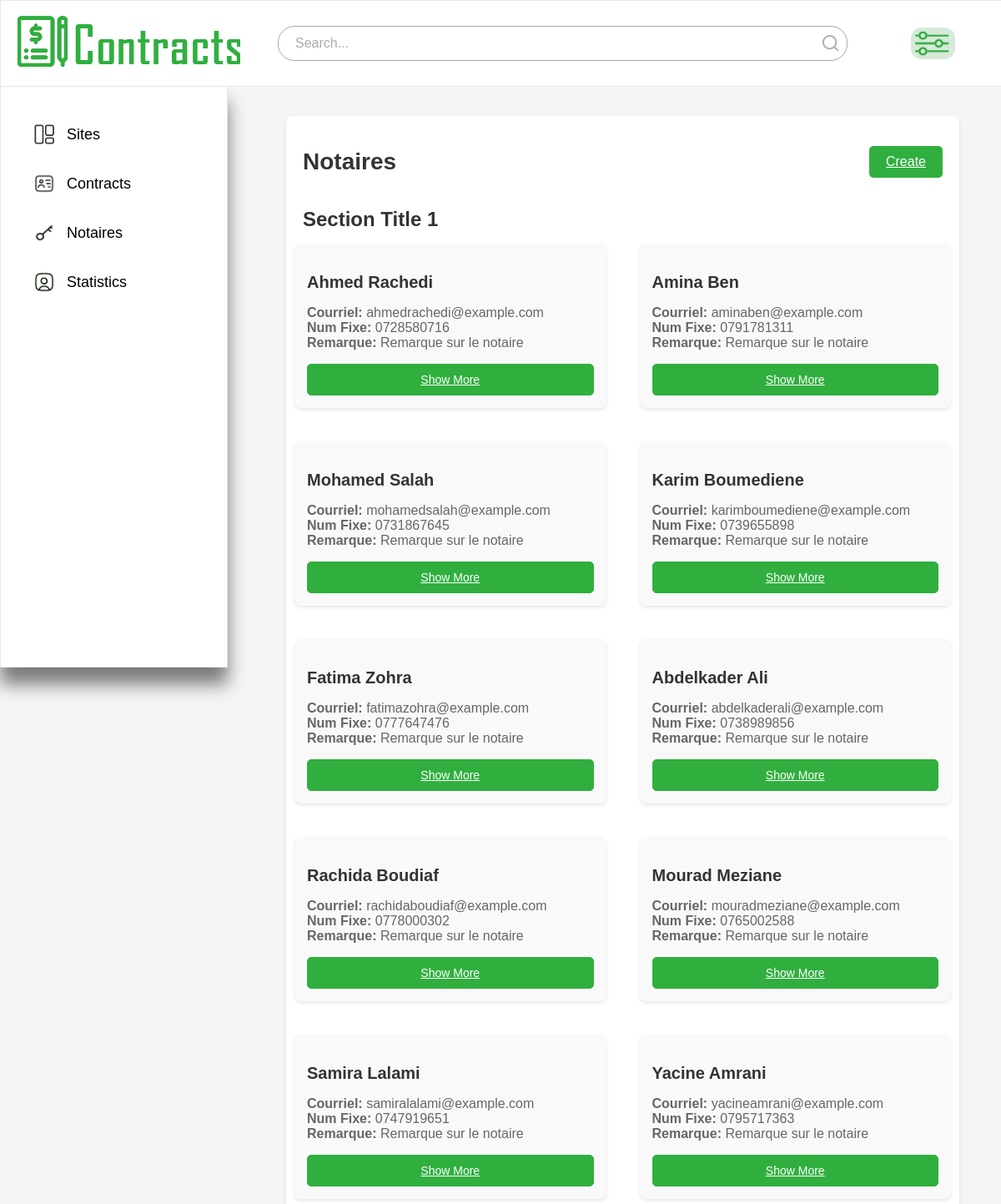
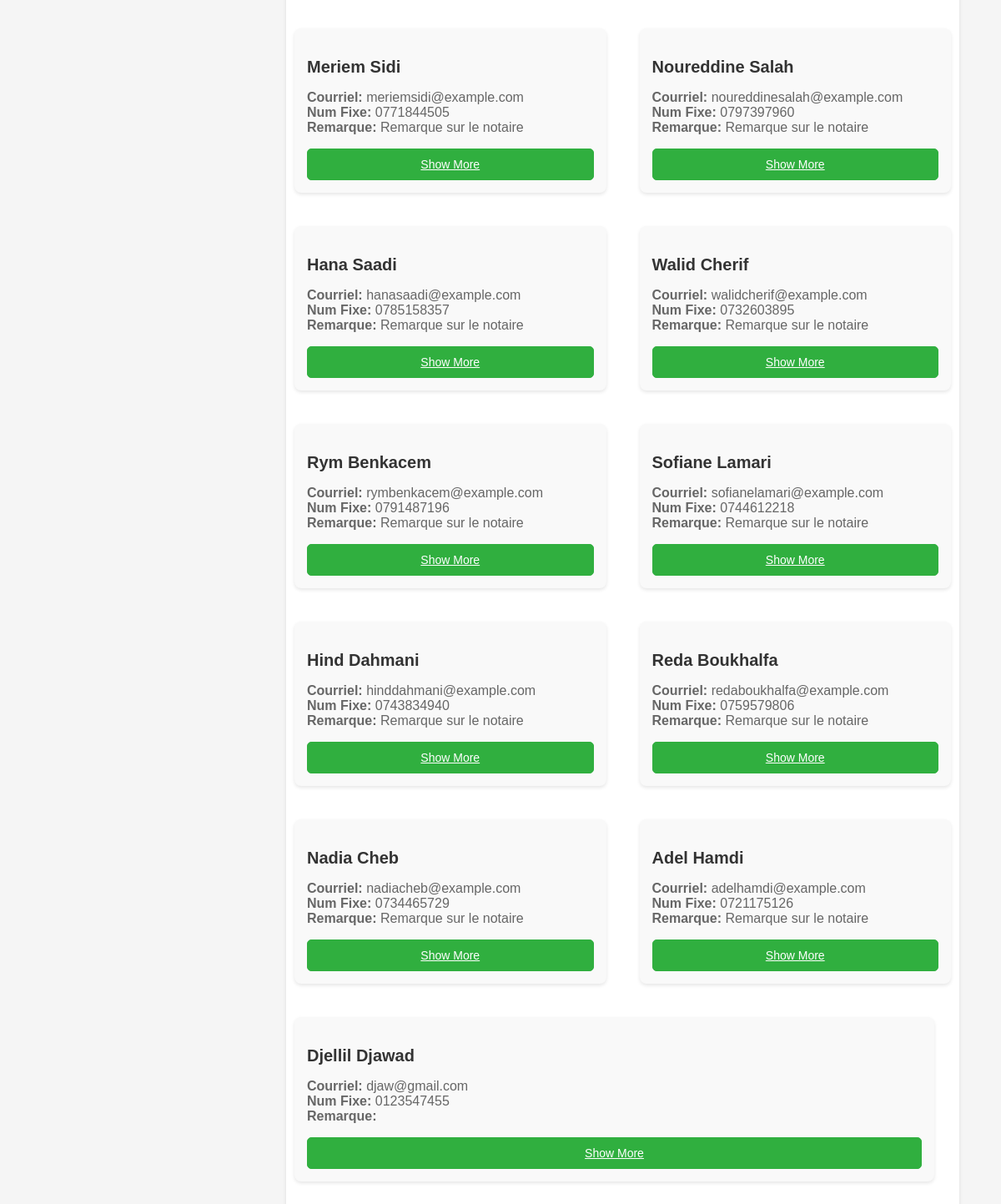
The app's page /notaires with its own data (2 pictures, top to bottom).
### app1/models.py (models this page shows, shortened)
class Notaire(models.Model):
    nom_prenom_notaire = models.CharField(max_length=255)
    commune = models.ForeignKey(Commune, on_delete=models.CASCADE)
    adresse = models.CharField(max_length=255)
    num_mobile = models.CharField(max_length=20)
    num_fixe = models.CharField(max_length=20, blank=True, null=True)
    num_fax = models.CharField(max_length=20, blank=True, null=True)
    courriel = models.EmailField()
    banque = models.CharField(max_length=255, choices=[
        ("AGB", "AGB"), ("Algérie Poste (CCP)", "Algérie Poste (CCP)"), ("ASBA", "ASBA"),
        ("B. ABC", "B. ABC"), ("B. EL BARAKA", "B. EL BARAKA"), ("BADR", "BADR"),
        ("BDL", "BDL"), ("BEA", "BEA"), ("BN. HABITAT", "BN. HABITAT"), ("BNA", "BNA"),
        ("BNP PARIS BAS AL DJAZAIR", "BNP PARIS BAS AL DJAZAIR"), ("CNEP", "CNEP"),
        ("CPA", "CPA"), ("FRANSABANK EL DJAZAIR", "FRANSABANK EL DJAZAIR"), ("HBTF", "HBTF"),
        ("HSBC", "HSBC"), ("NATIXIS", "NATIXIS"), ("SOCIETE GENERALE", "SOCIETE GENERALE"),
        ("TBA", "TBA")
    ])
    num_compte = models.CharField(max_length=50, blank=True, null=True)
    autre = models.CharField(max_length=255, blank=True, null=True)
    remarque = models.TextField(blank=True, null=True)

### app1/views.py (the view)
# urls.py: path('notaires', views.notaires, name='notaires'),
def notaires(request):
    notaires = Notaire.objects.all()
    return render(request, 'notaires/notaires.html', {'notaires': notaires})

### app1/templates/notaires/notaires.html (shortened to what this page needs)
{% load static %}
<!DOCTYPE html>
<html lang="en">
<head>
    <link rel="stylesheet" href="{% static 'css/tester.css' %}">
</head>
<body>
    <nav class="navbar">
        <div class="logo">
            <a href="{% url 'sitess' %}"><img src="{% static 'images/company8.png' %}" alt="Logo"></a>
        </div>
        <div class="search-bar">
            <form method="GET" action="{% url 'notaire_search' %}">
                <input type="text" name="search_query" placeholder="Search..." value="{{ request.GET.search_query }}">
                <button type="submit"><img src="{% static 'images/search.png' %}" alt="Search"></button>
            </form>
        </div>
        <div class="filter">
            <button type="button" id="filterButton"><img src="{% static 'images/fil5.png' %}" alt="Filter"></button>
        </div>
    </nav>
    <div class="container">
        <div class="sidebar">
            <ul>
                <li><a href="{% url 'sitess' %}"><img src="{% static 'images/sites.png' %}" alt="Dashboard Default" class="default-img"><img src="{% static 'images/sites5.png' %}" alt="Dashboard Hover" class="hover-img">Sites</a></li>
                <li><a href="{% url 'contrats' %}"><img src="{% static 'images/conts.png' %}" alt="Profile Default" class="default-img"><img src="{% static 'images/conts5.png' %}" alt="Profile Hover" class="hover-img">Contracts</a></li>
                <li><a href="{% url 'notaires' %}"><img src="{% static 'images/not.png' %}" alt="Messages Default" class="default-img"><img src="{% static 'images/not5.png' %}" alt="Messages Hover" class="hover-img">Notaires</a></li>
                <li><a href="{% url 'calculate_statistics' %}"><img src="{% static 'images/sett2.png' %}" alt="Settings Default" class="default-img">Statistics</a></li>
            </ul>
        </div>
        <main class="main-content">
            <div class="content-container">
                <header class="content-header">
                    <h1>Notaires</h1>
                    <div class="action-buttons">
                        <a href="{% url 'gogo' %}" class="btn-primary">Create</a>
                    </div>
                </header>
                <section class="section">
                    <h2>Section Title 1</h2>
                    <div class="cards">
                        {% for notaire in notaires %}
                        <div class="card">
                            <h3>{{ notaire.nom_prenom_notaire }}</h3>
                            <p><b>Courriel:</b> {{ notaire.courriel }}<br>
                            <b>Num Fixe:</b> {{ notaire.num_fixe }}<br>
                            <b>Remarque:</b> {{ notaire.remarque }}</p>
                            <a href="{% url 'notaire_detail' notaire.id %}" class="show-more">Show More</a>
                        </div>
                        {% endfor %}
                    </div>
                </section>
            </div>
        </main>
    </div>
</body>
</html>

### app1/static/css/tester.css (style rules this page uses)
body { margin: 0; background-color: #F5F5F5; font-family: Arial, sans-serif, Poppins; overflow-x: hidden; }
.navbar { width: 100%; height: 102px; background-color: white; display: flex; align-items: center; justify-content: space-between; padding: 0 20px; border: 1px solid #e8e8e8; position: fixed; top: 0; left: 0; z-index: 1000; }
.logo { font-size: 24px; font-weight: bold; }
.filter { display: flex; align-items: center; justify-content: center; margin: 80px 55px; position: relative; }
.filter button { padding: 10px 20px; border: 1px solid white; border-radius: 20px; background-color: white; cursor: pointer; display: flex; align-items: center; justify-content: center; }
.filter button img { width: 53px; height: 38px; }
.search-bar { flex-grow: 1; max-width: 989px; position: relative; display: flex; align-items: center; border-radius: 20px; border: 1px solid #a7a7a7; background-color: #ffffff; margin-left: 45px; height: 40px; }
.search-bar input { width: calc(100% - 40px); padding: 10px 20px; border: none; border-radius: 20px; font-size: 16px; color: #333; }
.search-bar input::placeholder { color: #aaa; }
.search-bar button { position: absolute; right: 10px; padding: 0; border: none; background-color: transparent; cursor: pointer; height: 100%; }
.search-bar button img { width: 19px; height: 19px; }
.container { display: flex; margin-top: 102px; }
.sidebar { width: 273px; background-color: white; color: black; padding: 20px; position: fixed; top: 102px; left: 0; height: calc(100vh - 102px); overflow-y: auto; border: 1px solid #e8e8e8; box-shadow: 0 20px 20px rgba(0, 0, 0, 0.5); box-sizing: border-box; }
.sidebar ul { list-style: none; padding: 0; }
.sidebar ul li { margin: 15px 0; position: relative; }
.sidebar ul li a { color: black; text-decoration: none; font-size: 18px; display: flex; align-items: center; padding: 10px 20px; border-radius: 5px; transition: color 0.3s, font-weight 0.3s; gap: 15px; }
.sidebar ul li a img { width: 24px; height: 24px; transition: opacity 0.3s; }
.sidebar ul li a .default-img { opacity: 1; }
.sidebar ul li a::before { content: ""; position: absolute; left: -10px; top: 0; height: 100%; width: 10px; background-color: #30af3f; border-radius: 0 10px 10px 0; opacity: 0; transition: opacity 0.3s; z-index: -1; }
.main-content { margin-left: 293px; padding: 20px; flex-grow: 1; }
.content-container { max-width: 1000px; width: calc(100% - 60px); margin: 17px 30px; background-color: #fff; border-radius: 8px; box-shadow: 0 2px 4px rgba(0, 0, 0, 0.1); padding: 20px; box-sizing: border-box; overflow: auto; flex-grow: 1; }
.content-header { display: flex; justify-content: space-between; align-items: center; margin-bottom: 20px; }
.content-header h1 { font-size: 28px; color: #333; }
.action-buttons { display: flex; gap: 10px; }
.action-buttons .btn-primary, .action-buttons .btn-secondary { padding: 10px 20px; border: none; border-radius: 5px; cursor: pointer; }
.action-buttons .btn-primary { background-color: #30af3f; color: #fff; }
.section { margin-bottom: 30px; }
.section h2 { font-size: 24px; color: #333; margin-bottom: 15px; }
.cards { display: flex; flex-wrap: wrap; gap: 20px; margin-left: -10px; margin-right: -10px; }
.card { flex: 1 1 calc(50% - 20px); background-color: #f9f9f9; padding: 15px; border-radius: 8px; box-shadow: 0 2px 4px rgba(0, 0, 0, 0.1); box-sizing: border-box; margin-bottom: 20px; }
.card:nth-child(odd) { margin-right: 20px; }
.card h3 { font-size: 20px; color: #333; margin-bottom: 10px; }
.card p { font-size: 16px; color: #666; max-height: 4.8em; overflow: hidden; transition: max-height 0.3s ease; }
.show-more { display: block; margin: 10px 0 0; padding: 10px; font-size: 14px; color: #fff; background-color: #30af3f; border: 1px solid #30af3f; border-radius: 5px; cursor: pointer; text-align: center; transition: background-color 0.3s, color 0.3s; }

### records on screen
Notaire: nom_prenom_notaire "Ahmed Rachedi", courriel "ahmedrachedi@example.com", num_fixe "0728580716", remarque "Remarque sur le notaire"
Notaire: nom_prenom_notaire "Amina Ben", courriel "aminaben@example.com", num_fixe "0791781311", remarque "Remarque sur le notaire"
Notaire: nom_prenom_notaire "Mohamed Salah", courriel "mohamedsalah@example.com", num_fixe "0731867645", remarque "Remarque sur le notaire"
Notaire: nom_prenom_notaire "Karim Boumediene", courriel "karimboumediene@example.com", num_fixe "0739655898", remarque "Remarque sur le notaire"
Notaire: nom_prenom_notaire "Fatima Zohra", courriel "fatimazohra@example.com", num_fixe "0777647476", remarque "Remarque sur le notaire"
Notaire: nom_prenom_notaire "Abdelkader Ali", courriel "abdelkaderali@example.com", num_fixe "0738989856", remarque "Remarque sur le notaire"
Notaire: nom_prenom_notaire "Rachida Boudiaf", courriel "rachidaboudiaf@example.com", num_fixe "0778000302", remarque "Remarque sur le notaire"
Notaire: nom_prenom_notaire "Mourad Meziane", courriel "mouradmeziane@example.com", num_fixe "0765002588", remarque "Remarque sur le notaire"
Notaire: nom_prenom_notaire "Samira Lalami", courriel "samiralalami@example.com", num_fixe "0747919651", remarque "Remarque sur le notaire"
Notaire: nom_prenom_notaire "Yacine Amrani", courriel "yacineamrani@example.com", num_fixe "0795717363", remarque "Remarque sur le notaire"
Notaire: nom_prenom_notaire "Meriem Sidi", courriel "meriemsidi@example.com", num_fixe "0771844505", remarque "Remarque sur le notaire"
Notaire: nom_prenom_notaire "Noureddine Salah", courriel "noureddinesalah@example.com", num_fixe "0797397960", remarque "Remarque sur le notaire"
Notaire: nom_prenom_notaire "Hana Saadi", courriel "hanasaadi@example.com", num_fixe "0785158357", remarque "Remarque sur le notaire"
Notaire: nom_prenom_notaire "Walid Cherif", courriel "walidcherif@example.com", num_fixe "0732603895", remarque "Remarque sur le notaire"
Notaire: nom_prenom_notaire "Rym Benkacem", courriel "rymbenkacem@example.com", num_fixe "0791487196", remarque "Remarque sur le notaire"
Notaire: nom_prenom_notaire "Sofiane Lamari", courriel "sofianelamari@example.com", num_fixe "0744612218", remarque "Remarque sur le notaire"
Notaire: nom_prenom_notaire "Hind Dahmani", courriel "hinddahmani@example.com", num_fixe "0743834940", remarque "Remarque sur le notaire"
Notaire: nom_prenom_notaire "Reda Boukhalfa", courriel "redaboukhalfa@example.com", num_fixe "0759579806", remarque "Remarque sur le notaire"
Notaire: nom_prenom_notaire "Nadia Cheb", courriel "nadiacheb@example.com", num_fixe "0734465729", remarque "Remarque sur le notaire"
Notaire: nom_prenom_notaire "Adel Hamdi", courriel "adelhamdi@example.com", num_fixe "0721175126", remarque "Remarque sur le notaire"
Notaire: nom_prenom_notaire "Djellil Djawad", courriel "djaw@gmail.com", num_fixe "0123547455"
